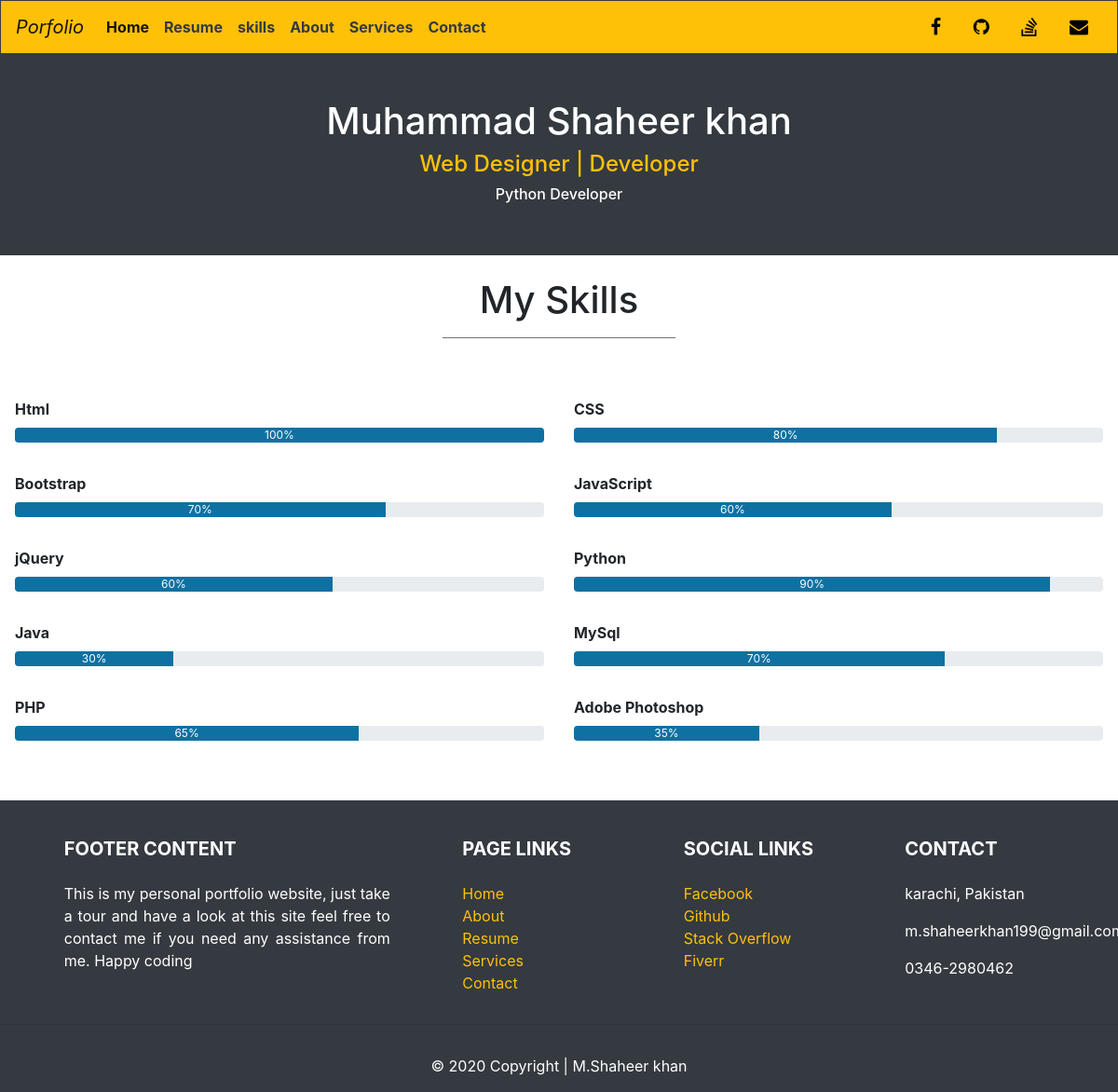
Page /sheri/skills/ on the committed database.
### Portfolio/models.py (models this page shows, shortened)
class Skill(models.Model):
    techId = models.AutoField(primary_key=True)
    techName = models.CharField(max_length=100)
    techStrength = models.IntegerField()

### Portfolio/views.py (the view)
# urls.py: path('skills/', views.skills, name='skillsPage'),
def skills(request):
    skills = Skill.objects.all()
    data = {'allSkills': skills}
    return render(request, 'skills.html', data)

### Portfolio/templates/skills.html
{% extends 'base.html' %}
{% block content %}
    <h1 class="text-center">My Skills</h1>
    <hr width="250" color="grey"/>
    <div class="container-fluid mb-5 mt-5">
        <div class="row mb-4">
            {% for skills in allSkills %}
            <div class="col-md-6 p-3">
                <label><b>{{skills.techName  }}</b></label>
                <div class="progress">
                    <div class="progress-bar" role="progressbar" aria-valuenow="70"  aria-valuemin="0" aria-valuemax="100" style="width:{{skills.techStrength }}%">{{ skills.techStrength }}%</div>
                </div>
            </div>
             {% endfor %}
        </div>
    </div>
{% endblock %}

### Portfolio/templates/base.html (shortened to what this page needs)
<!DOCTYPE html>
<html lang="en">
<head>
    {% load static %}
    <link href="https://maxcdn.bootstrapcdn.com/font-awesome/4.2.0/css/font-awesome.min.css" rel="stylesheet">
    <link rel="stylesheet" type="text/css" href="{% static 'css/bootstrap.min.css' %}">
    <link rel="stylesheet" type="text/css" href="{% static 'css/customStyle.css' %}">
</head>
<body>
    <div class="navBar">
        <nav class="navbar navbar-expand-lg navbar-light bg-warning border border-dark">
          <a class="navbar-brand font-italic" href="#">Porfolio</a>
          <div class="collapse navbar-collapse" id="navbarNavAltMarkup">
            <div class="navbar-nav">
              <a class="nav-item nav-link active font-weight-bold" href="/sheri/">Home <span class="sr-only">(current)</span></a>
              <a class="nav-item nav-link text-dark font-weight-bold" href="/sheri/resume">Resume</a>
              <a class="nav-item nav-link text-dark font-weight-bold" href="/sheri/skills">skills</a>
              <a class="nav-item nav-link text-dark font-weight-bold" href="/sheri/about">About</a>
              <a class="nav-item nav-link text-dark font-weight-bold" href="/sheri/services">Services</a>
              <a class="nav-item nav-link text-dark font-weight-bold" href="/sheri/contact">Contact</a>
            </div>
          </div>
            <div  class="icon">
               <a href="https://www.facebook.com/muhammad.shaheerkhan.35/" target="_blank"><i class="fa fa-facebook"></i></a>
               <a href="https://github.com/shaheerkhan199" target="_blank"><i class="fa fa-github"></i></a>
               <a href="https://stackoverflow.com/users/11776417/sheri" target="_blank"><i class="fa fa-stack-overflow"></i></a>
               <a href="mailto:m.shaheerkhan199@gmail.com"><i class="fa fa-envelope"></i></a>
            </div>
        </nav>
    </div>
    <div class="container-fluid">
        <div class="row text-center bg-dark p-5">
            <div class="col-md-3"></div>
            <div class="col-md-6">
                <h1 class="text-white">Muhammad Shaheer khan</h1>
                <h4 class="text-warning">Web Designer | Developer</h4>
                <h6 class="text-white">Python Developer</h6>
            </div>
            <div class="col-md-3"></div>
        </div>
    </div>
<br/>
{% block content %} {% endblock %}
<footer class="page-footer font-small stylish-color-dark pt-4 bg-dark text-white">
  <div class="container text-center text-md-left">
    <div class="row">
      <div class="col-md-4 mx-auto">
        <h5 class="font-weight-bold text-uppercase mt-3 mb-4">Footer Content</h5>
        <p class="text-justify">
            This is my personal portfolio website, just take a tour and have a look at this site feel
            free to contact me if you need any assistance from me. Happy coding
        </p>
      </div>
      <div class="col-md-2 mx-auto">
        <h5 class="font-weight-bold text-uppercase mt-3 mb-4">Page Links</h5>
        <ul class="list-unstyled">
          <li>
            <a href="/sheri/">Home</a>
          </li>
          <li>
            <a href="/sheri/about">About</a>
          </li>
          <li>
            <a href="/sheri/resume">Resume</a>
          </li>
          <li>
            <a href="/sheri/services">Services</a>
          </li>
          <li>
            <a href="/sheri/contact">Contact</a>
          </li>
        </ul>
      </div>
      <div class="col-md-2 mx-auto">
        <h5 class="font-weight-bold text-uppercase mt-3 mb-4">Social Links</h5>
        <ul class="list-unstyled">
          <li>
            <a href="https://www.facebook.com/muhammad.shaheerkhan.35/" target="_blank">Facebook</a>
          </li>
          <li>
            <a href="https://github.com/shaheerkhan199" target="_blank">Github</a>
          </li>
          <li>
            <a href="https://stackoverflow.com/users/11776417/sheri" target="_blank">Stack Overflow</a>
          </li>
          <li>
            <a href="https://www.fiverr.com/sheri406515?public_mode=true" target="_blank">Fiverr</a>
          </li>
        </ul>
      </div>
      <div class="col-md-2 mx-auto">
        <h5 class="font-weight-bold text-uppercase mt-3 mb-4">Contact</h5>
        <ul class="list-unstyled">
          <li>
                <p>karachi, Pakistan</p>
          </li>
          <li>
                <p>m.shaheerkhan199@gmail.com</p>
          </li>
          <li>
                <p>0346-2980462</p>
          </li>
        </ul>
      </div>
    </div>
  </div>
<hr/>
  <div class="footer-copyright text-center py-3">
      © 2020 Copyright | M.Shaheer khan
  </div>
</footer>
</body>
</html>

### Portfolio/static/css/customStyle.css (style rules this page uses)
body { margin:0; padding:0; }
a { text-decoration:none; color:#FFC107; }
.icon a { color:black; font-size:20px; padding:15px; }
.progress-bar { background-color: #0F71A1; }

### rows in the picture
Skill: techName "Html", techStrength "100"
Skill: techName "CSS", techStrength "80"
Skill: techName "Bootstrap", techStrength "70"
Skill: techName "JavaScript", techStrength "60"
Skill: techName "jQuery", techStrength "60"
Skill: techName "Python", techStrength "90"
Skill: techName "Java", techStrength "30"
Skill: techName "MySql", techStrength "70"
Skill: techName "PHP", techStrength "65"
Skill: techName "Adobe Photoshop", techStrength "35"
